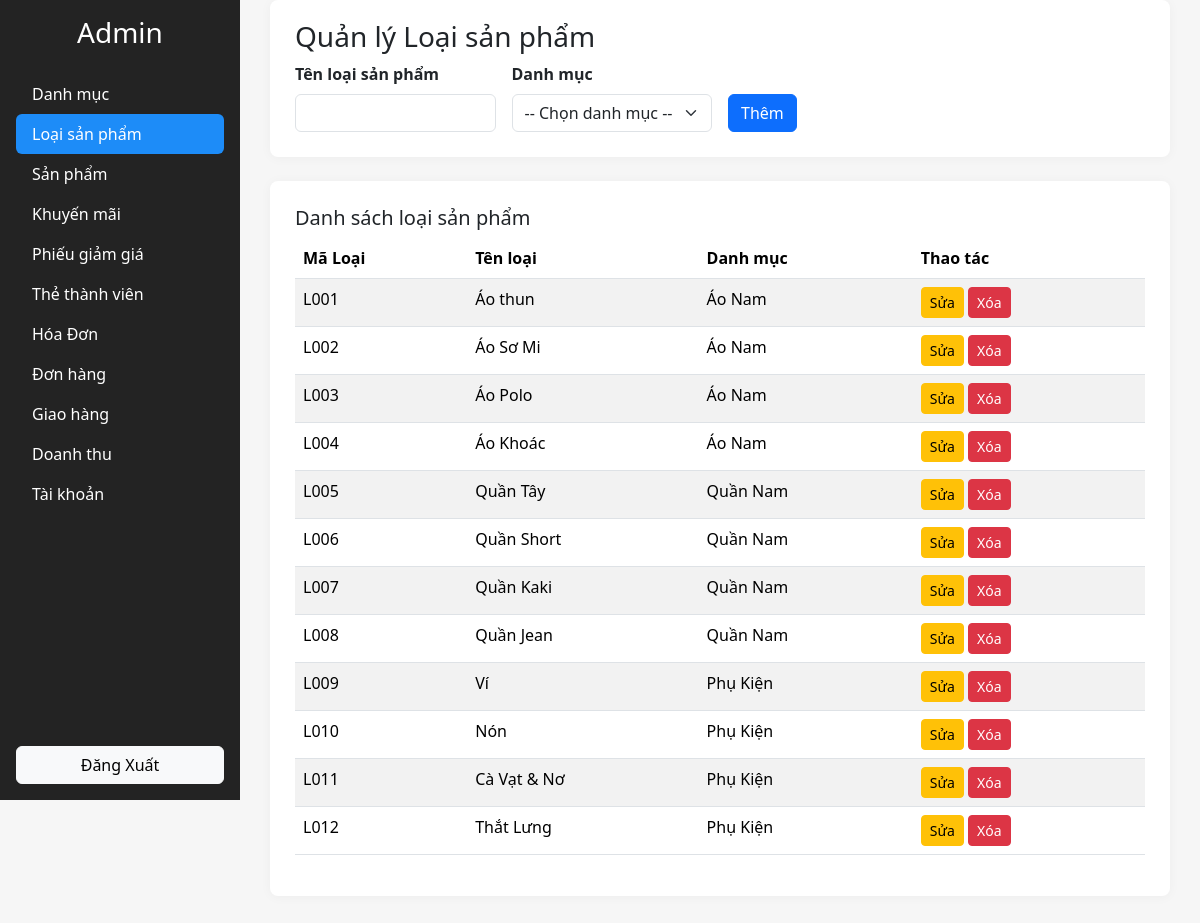
The page /view/admin.php?section=loaisanpham (signed in) on the database its author committed.
### tables this page shows
CREATE TABLE `loaisanpham` (
  `MALOAI` varchar(10) NOT NULL,
  `TENLOAI` varchar(100) DEFAULT NULL,
  `MADM` varchar(10) DEFAULT NULL,
  `THUTU` int(11) NOT NULL DEFAULT 0
);

CREATE TABLE `danhmuc` (
  `ID` int(11) NOT NULL,
  `MADM` varchar(10) NOT NULL,
  `TENDM` varchar(100) DEFAULT NULL,
  `MOTA` varchar(500) DEFAULT NULL
);

### controller/ProductType_Management.php (the view, shortened to what this page needs)
<?php
$stmt = $conn->query("SELECT * FROM danhmuc");
$danhmucs = $stmt->fetchAll(PDO::FETCH_ASSOC);
$stmt = $conn->query("SELECT * FROM loaisanpham");
$loaisanphams = $stmt->fetchAll(PDO::FETCH_ASSOC);
$editProductType = null;
?>
<div class="form-section mb-4" style="font-weight:bold;">
  <h3>Quản lý Loại sản phẩm</h3>
  <form method="POST" class="row g-3">
    <div class="col-md-3">
      <label class="form-label">Tên loại sản phẩm</label>
      <input name="tenloai" class="form-control" value="<?= htmlspecialchars($editProductType['TENLOAI'] ?? '') ?>" required>
    </div>
    <div class="col-md-3">
      <label class="form-label">Danh mục</label>
      <select name="madm" class="form-select" required>
        <option value="">-- Chọn danh mục --</option>
      </select>
    </div>
    <div class="col-md-2 d-flex align-items-end">
      <?php if ($editProductType): ?>
        <button name="update_product_type" class="btn btn-warning">Cập nhật</button>
      <?php else: ?>
        <button name="add_product_type" class="btn btn-primary">Thêm</button>
      <?php endif; ?>
    </div>
  </form>
</div>
<div class="table-section">
  <h5>Danh sách loại sản phẩm</h5>
  <table class="table table-striped">
    <thead>
      <tr>
        <th>Mã Loại</th>
        <th>Tên loại</th>
        <th>Danh mục</th>
        <th>Thao tác</th>
      </tr>
    </thead>
    <tbody>
      <?php foreach($loaisanphams as $lsp): ?>
      <tr>
        <td><?= htmlspecialchars($lsp['MALOAI']) ?></td>
        <td><?= htmlspecialchars($lsp['TENLOAI']) ?></td>
        <td>
          <?php
            foreach($danhmucs as $dm) {
              if($dm['MADM'] == $lsp['MADM']) {
                echo htmlspecialchars($dm['TENDM']);
                break;
              }
            }
          ?>
        </td>
        <td>
          <a href="?section=loaisanpham&edit_type=<?= $lsp['MALOAI'] ?>" class="btn btn-sm btn-warning">Sửa</a>
          <a href="?section=loaisanpham&delete_type=<?= $lsp['MALOAI'] ?>"
            class="btn btn-sm btn-danger"
            onclick="return confirm('Bạn có chắc muốn xóa loại sản phẩm này?')">Xóa</a>
        </td>
      </tr>
      <?php endforeach; ?>
    </tbody>
  </table>
</div>

### view/upload/header_admin.php (style rules this page uses)
body { background:#f6f6f6; }
.form-section { background: #fff; border-radius: 8px; padding: 20px 25px 25px 25px; box-shadow: 0 1px 12px rgba(0,0,0,0.04); }
.table-section { background: #fff; border-radius: 8px; padding: 25px; margin-top: 20px; box-shadow: 0 1px 12px rgba(0,0,0,0.04); }

### rows shown on the page
loaisanpham: MALOAI "L001", TENLOAI "Áo thun"
danhmuc: TENDM "Áo Nam"
loaisanpham: MALOAI "L002", TENLOAI "Áo Sơ Mi"
loaisanpham: MALOAI "L003", TENLOAI "Áo Polo"
loaisanpham: MALOAI "L004", TENLOAI "Áo Khoác"
loaisanpham: MALOAI "L005", TENLOAI "Quần Tây"
danhmuc: TENDM "Quần Nam"
loaisanpham: MALOAI "L006", TENLOAI "Quần Short"
loaisanpham: MALOAI "L007", TENLOAI "Quần Kaki"
loaisanpham: MALOAI "L008", TENLOAI "Quần Jean"
loaisanpham: MALOAI "L009", TENLOAI "Ví"
danhmuc: TENDM "Phụ Kiện"
loaisanpham: MALOAI "L010", TENLOAI "Nón"
loaisanpham: MALOAI "L011", TENLOAI "Cà Vạt & Nơ"
loaisanpham: MALOAI "L012", TENLOAI "Thắt Lưng"
